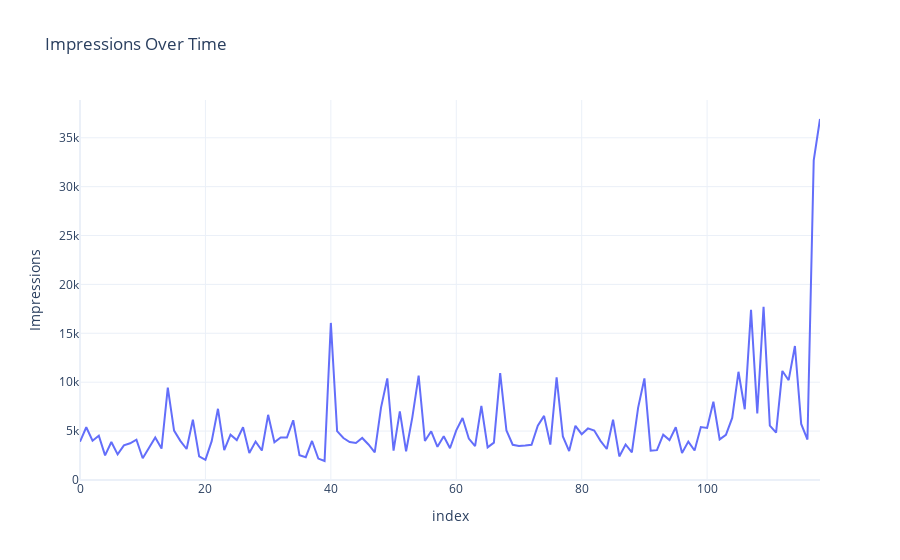

This figure's notebook cell:
### Code cell
# Now let’s have a look at the number of impressions on each post over time:
fig = px.line(data, x= data.index, 
              y='Impressions', 
              title='Impressions Over Time')
fig.show()

### Figure 1 — Plotly figure (JSON) as saved in the notebook; plotly's stock layout.template omitted (floating-point values rounded to 4 significant figures)
{"data": [{"hovertemplate": "index=%{x}<br>Impressions=%{y}<extra></extra>", "legendgroup": "", "line": {"color": "#636efa", "dash": "solid"}, "marker": {"symbol": "circle"}, "mode": "lines", "name": "", "orientation": "v", "showlegend": false, "type": "scatter", "x": [0, 1, 2, 3, 4, 5, 6, 7, 8, 9, 10, 11, 12, 13, 14, 15, 16, 17, 18, 19, 20, 21, 22, 23, 24, 25, 26, 27, 28, 29, 30, 31, 32, 33, 34, 35, 36, 37, 38, 39, 40, 41, 42, 43, 44, 45, 46, 47, 48, 49, 50, 51, 52, 53, 54, 55, 56, 57, 58, 59, 60, 61, 62, 63, 64, 65, 66, 67, 68, 69, 70, 71, 72, 73, 74, 75, 76, 77, 78, 79, 80, 81, 82, 83, 84, 85, 86, 87, 88, 89, 90, 91, 92, 93, 94, 95, 96, 97, 98, 99, 100, 101, 102, 103, 104, 105, 106, 107, 108, 109, 110, 111, 112, 113, 114, 115, 116, 117, 118], "xaxis": "x", "y": [3920, 5394, 4021, 4528, 2518, 3884, 2621, 3541, 3749, 4115, 2218, 3234, 4344, 3216, 9453, 5055, 4002, 3169, 6168, 2407, 2064, 3973, 7281, 3052, 4628, 4082, 5394, 2766, 3924, 3015, 6666, 3854, 4355, 4343, 6108, 2523, 2327, 3990, 2191, 1941, 16062, 4998, 4289, 3880, 3786, 4298, 3630, 2826, 7407, 10386, 2998, 7018, 2941, 6432, 10667, 3988, 4978, 3388, 4467, 3246, 5072, 6339, 4239, 3454, 7571, 3333, 3818, 10933, 5058, 3601, 3480, 3525, 3606, 5542, 6559, 3623, 10493, 4446, 2957, 5538, 4681, 5273, 5055, 4002, 3169, 6168, 2407, 3630, 2826, 7407, 10386, 2998, 3052, 4628, 4082, 5394, 2766, 3924, 3015, 5409, 5323, 8001, 4150, 4609, 6348, 11068, 7231, 17396, 6814, 17713, 5563, 4842, 11149, 10206, 13700, 5731, 4139, 32695, 36919], "yaxis": "y"}], "layout": {"legend": {"tracegroupgap": 0}, "title": {"text": "Impressions Over Time"}, "xaxis": {"anchor": "y", "domain": [0, 1], "title": {"text": "index"}}, "yaxis": {"anchor": "x", "domain": [0, 1], "title": {"text": "Impressions"}}}}
